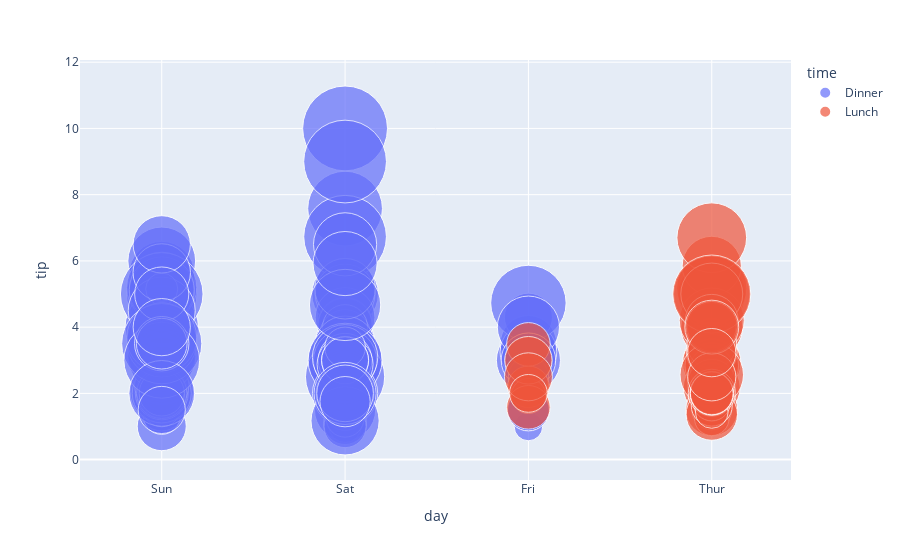

Write notebook code for a chart like this one.
### Markdown cell above
##### Graph information --------------------------------
#### sunday and saturday are mort person come for dinner
#### Thursday and friday are maximum people come for lunch

### Code cell
fig = px.scatter(df,x='day',y='tip',size='total_bill',hover_name='time',color='time',size_max=60)
fig.show()

### Figure 1 — Plotly figure (JSON) as saved in the notebook; plotly's stock layout.template omitted (floating-point values rounded to 4 significant figures; data arrays with more than 128 entries replaced by an {"elided": "..."} marker saying what was removed)
{"data": [{"hovertemplate": "<b>%{hovertext}</b><br><br>time=Dinner<br>day=%{x}<br>tip=%{y}<br>total_bill=%{marker.size}<extra></extra>", "hovertext": {"elided": "176 str values"}, "legendgroup": "Dinner", "marker": {"color": "#636efa", "size": {"elided": "176 float values"}, "sizemode": "area", "sizeref": 0.01411, "symbol": "circle"}, "mode": "markers", "name": "Dinner", "orientation": "v", "showlegend": true, "type": "scatter", "x": {"elided": "176 str values"}, "xaxis": "x", "y": {"elided": "176 float values"}, "yaxis": "y"}, {"hovertemplate": "<b>%{hovertext}</b><br><br>time=Lunch<br>day=%{x}<br>tip=%{y}<br>total_bill=%{marker.size}<extra></extra>", "hovertext": ["Lunch", "Lunch", "Lunch", "Lunch", "Lunch", "Lunch", "Lunch", "Lunch", "Lunch", "Lunch", "Lunch", "Lunch", "Lunch", "Lunch", "Lunch", "Lunch", "Lunch", "Lunch", "Lunch", "Lunch", "Lunch", "Lunch", "Lunch", "Lunch", "Lunch", "Lunch", "Lunch", "Lunch", "Lunch", "Lunch", "Lunch", "Lunch", "Lunch", "Lunch", "Lunch", "Lunch", "Lunch", "Lunch", "Lunch", "Lunch", "Lunch", "Lunch", "Lunch", "Lunch", "Lunch", "Lunch", "Lunch", "Lunch", "Lunch", "Lunch", "Lunch", "Lunch", "Lunch", "Lunch", "Lunch", "Lunch", "Lunch", "Lunch", "Lunch", "Lunch", "Lunch", "Lunch", "Lunch", "Lunch", "Lunch", "Lunch", "Lunch", "Lunch"], "legendgroup": "Lunch", "marker": {"color": "#EF553B", "size": [27.2, 22.76, 17.29, 19.44, 16.66, 10.07, 32.68, 15.98, 34.83, 13.03, 18.28, 24.71, 21.16, 10.65, 12.43, 24.08, 11.69, 13.42, 14.26, 15.95, 12.48, 29.8, 8.52, 14.52, 11.38, 22.82, 19.08, 20.27, 11.17, 12.26, 18.26, 8.51, 10.33, 14.15, 16, 13.16, 17.47, 34.3, 41.19, 27.05, 16.43, 8.35, 18.64, 11.87, 9.78, 7.51, 19.81, 28.44, 15.48, 16.58, 7.56, 10.34, 43.11, 13, 13.51, 18.71, 12.74, 13, 16.4, 20.53, 16.47, 12.16, 13.42, 8.58, 15.98, 13.42, 16.27, 10.09], "sizemode": "area", "sizeref": 0.01411, "symbol": "circle"}, "mode": "markers", "name": "Lunch", "orientation": "v", "showlegend": true, "type": "scatter", "x": ["Thur", "Thur", "Thur", "Thur", "Thur", "Thur", "Thur", "Thur", "Thur", "Thur", "Thur", "Thur", "Thur", "Thur", "Thur", "Thur", "Thur", "Thur", "Thur", "Thur", "Thur", "Thur", "Thur", "Thur", "Thur", "Thur", "Thur", "Thur", "Thur", "Thur", "Thur", "Thur", "Thur", "Thur", "Thur", "Thur", "Thur", "Thur", "Thur", "Thur", "Thur", "Thur", "Thur", "Thur", "Thur", "Thur", "Thur", "Thur", "Thur", "Thur", "Thur", "Thur", "Thur", "Thur", "Thur", "Thur", "Thur", "Thur", "Thur", "Thur", "Thur", "Fri", "Fri", "Fri", "Fri", "Fri", "Fri", "Fri"], "xaxis": "x", "y": [4, 3, 2.71, 3, 3.4, 1.83, 5, 2.03, 5.17, 2, 4, 5.85, 3, 1.5, 1.8, 2.92, 2.31, 1.68, 2.5, 2, 2.52, 4.2, 1.48, 2, 2, 2.18, 1.5, 2.83, 1.5, 2, 3.25, 1.25, 2, 2, 2, 2.75, 3.5, 6.7, 5, 5, 2.3, 1.5, 1.36, 1.63, 1.73, 2, 4.19, 2.56, 2.02, 4, 1.44, 2, 5, 2, 2, 4, 2.01, 2, 2.5, 4, 3.23, 2.2, 3.48, 1.92, 3, 1.58, 2.5, 2], "yaxis": "y"}], "layout": {"legend": {"itemsizing": "constant", "title": {"text": "time"}, "tracegroupgap": 0}, "margin": {"t": 60}, "xaxis": {"anchor": "y", "domain": [0, 1], "title": {"text": "day"}}, "yaxis": {"anchor": "x", "domain": [0, 1], "title": {"text": "tip"}}}}
